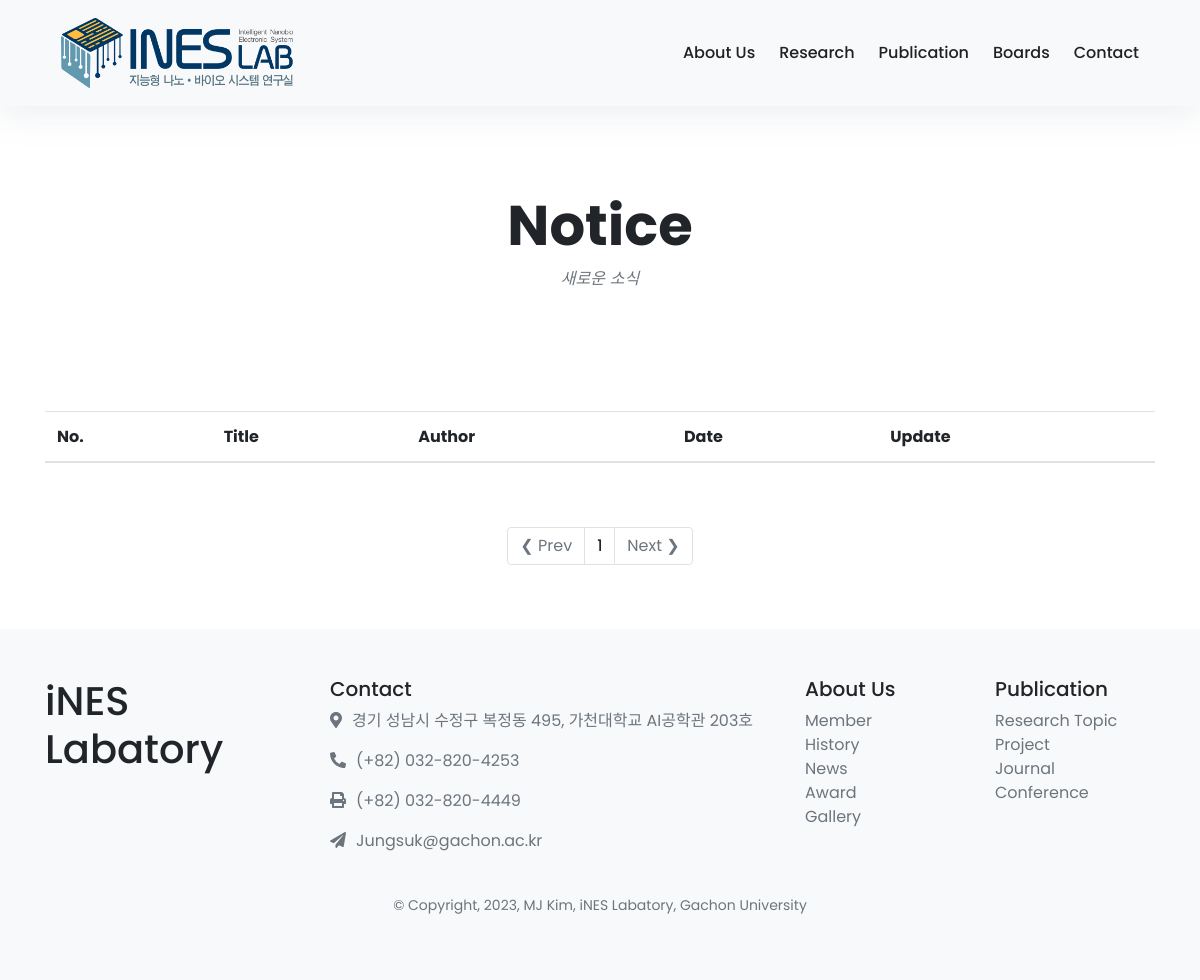
The app's page /notices/, older data.
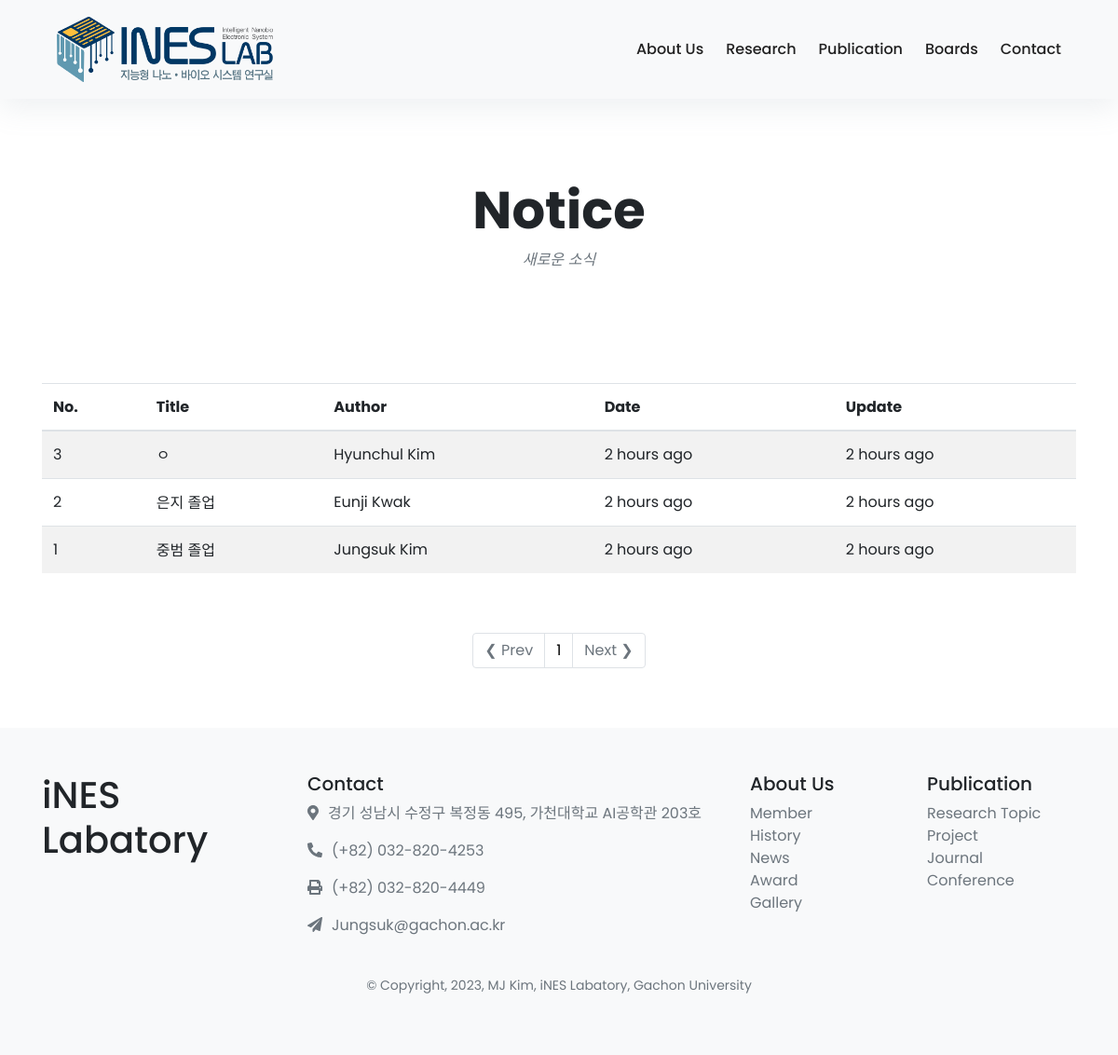
The same page, newer data.
### notice/models.py (models this page shows, shortened)
class Notice(models.Model):
    title = models.CharField(max_length=255)
    created_at = models.DateTimeField(auto_now_add=True)
    updated_at = models.DateTimeField(auto_now=True)
    author = models.ForeignKey(member_list, on_delete=models.CASCADE, related_name='author')
    content = models.TextField()

### member/models.py (models this page shows)
class member_list(models.Model):
    DEGREE_CHOICES = [
        ('CA', 'Co-Advisor'),
        ('PR', 'Professor'),
        ('PD', 'Postdoc'),
        ('PHD', 'PhD'),
        ('MS', 'Master'),
        ('BS', 'Bachelor'),
    ]
    STATUS_CHOICES = [
        ('CU', 'Current'),
        ('AL', 'Alumni'),
    ]
    name = models.CharField(max_length=20, default="Name")
    email = models.EmailField(max_length=254, default="@gachon.ac.kr")
    main_photo = models.FileField(upload_to="upload/%Y/%m/%d/", blank=True)
    hobby_photo = models.FileField(upload_to="upload/%Y/%m/%d/", blank=True)
    motto = models.CharField(max_length=50, default="No data")
    department = models.CharField(max_length=50, default = "Department of Biomedical Engineering")
    degree = models.CharField(max_length=50, choices=DEGREE_CHOICES, default='BS')
    status = models.CharField(max_length=2, choices=STATUS_CHOICES, default='CU')
    def __str__(self):
        return self.name

### notice/views.py (the view)
# urls.py: path('', views.notice_list, name='notice_list'),
def notice_list(request):
    all_notices = Notice.objects.all().order_by('-created_at')
    page        = request.GET.get('page')
    paginator   = Paginator(all_notices, 5) #Painator(쿼리셋, 한 페이지에 몇 개의 포스트를 볼 지)
    notices     = paginator.get_page(page)
    try:
        page_obj = paginator.page(page) #Paginator객체 (뒤에 현재 페이지가 몇 페이지인지 나타냄)
    except PageNotAnInteger: #페이지를 입력하지 않을 시 발생되는 문제
        page     = 1
        page_obj = paginator.page(page)
    except EmptyPage:
        page    = paginator.num_pages #가장 마지막 page를 추출하여 갱신
        page_obj = paginator.page(page)
    leftIndex = (int(page) - 2)
    if leftIndex < 1:
        leftIndex = 1
    rightIndex = (int(page) + 2)
    if rightIndex > paginator.num_pages:
        rightIndex = paginator.num_pages
    custom_range = range(leftIndex, rightIndex+1)
    template = loader.get_template('../templates/labweb/notice.html')
    context = {
        'notices': notices,
        'page_obj':page_obj,
        'paginator': paginator,
        'custom_range': custom_range,
    }
    return HttpResponse(template.render(context, request))

### templates/labweb/notice.html (shortened to what this page needs)
{% extends 'labweb/base.html' %}
{% block content %}
{% load humanize %}
<div class="container py-5">
    <header class="text-center">
    <br><br><br><br><br><br>
    <h1 class="display-4 font-weight-bold">Notice</h1>
    <p class="font-italic text-muted mb-0">새로운 소식</p>
    <br><br><br>
  </header>
  <div class="row mt-5">
    <div class="col-12">
      <table class="table table-hover table-striped">
        <thead>
          <tr>
            <th>No.</th>
            <th>Title</th>
            <th>Author</th>
            <th>Date</th>
            <th>Update</th>
          </tr>
        </thead>
        <tbody>
          {% if notices %}
          {%for notice in notices%}
          <tr>
            <td>{{notice.id}}</td>
            <td>{{notice.title}}</td>
            <td>{{notice.author}}</td>
            <td>{{notice.created_at|naturaltime}}</td>
            <td>{{notice.updated_at|naturaltime}}</td>
          </tr>
          {% endfor %}
          {% endif %}
        </tbody>
      </table>
    </div>
  </div>
   <div class="row mt-5">
    <div class="col-12">
      <nav aria-label="Page navigation example">
       <ul class="pagination justify-content-center">
        {% if page_obj.has_previous %}
          <li class="page-item">
            <a class="page-link" href="?page={{page_obj.previous_page_number}}"> &#10094; Prev </a>
          </li>
        {% else %}
          <li class="page-item disabled">
            <a class="page-link" href="#"> &#10094;  Prev </a>
          </li>
        {% endif %}
        {%for page in custom_range%}
        {%if page == page_obj.number%}
          <li class="page-item">
            <a class="page-link" style="text-decoration:none; color: black;" href="?page={{page}}">{{page}}</a>
          </li>
        {%else%}
        <li class="page-item">
          <a class="page-link"  style="text-decoration:none; color: gray;" href="?page={{page}}">{{page}}</a>
        </li>
        {%endif%}
        {%endfor%}
        {% if page_obj.has_next %}
          <li class="page-item">
            <a class="page-link" href="?page={{ page_obj.next_page_number }}">Next &#10095;</a>
          </li>
        {% else %}
          <li class="page-item disabled">
            <a class="page-link" href="#">Next &#10095;</a>
          </li>
        {% endif %}
      </ul>
     </nav>
    </div>
  </div>
</div>
{% endblock %}

### templates/labweb/base.html (shortened to what this page needs)
<html>
  <head>
    <link rel="stylesheet" href="/static/css/navbar.css">
    <link rel="stylesheet" href="https://cdn.jsdelivr.net/npm/bootstrap@4.6.2/dist/css/bootstrap.min.css">
  </head>
  <body>
      <div class="navigation-wrap bg-light start-header start-style">
        <div class="container">
            <div class="row">
                <div class="col-12">
                    <nav class="navbar navbar-expand-md navbar-light">
                        <a class="navbar-brand" href="/home/#" ><img src="/static/images/logo/Logo2.png" alt="" ></a>
                        <div class="collapse navbar-collapse" id="navbarSupportedContent">
                            <ul class="navbar-nav ml-auto py-4 py-md-0">
                                <li class="nav-item pl-4 pl-md-0 ml-0 ml-md-4">
                                    <a class="nav-link dropdown-toggle" data-toggle="dropdown" href="#" role="button" aria-haspopup="true" aria-expanded="false">About Us</a>
                                </li>
                                <li class="nav-item pl-4 pl-md-0 ml-0 ml-md-4">
                                    <a class="nav-link dropdown-toggle" data-toggle="dropdown" href="#" role="button" aria-haspopup="true" aria-expanded="false">Research</a>
                                </li>
                                <li class="nav-item pl-4 pl-md-0 ml-0 ml-md-4">
                                    <a class="nav-link dropdown-toggle" data-toggle="dropdown" href="#" role="button" aria-haspopup="true" aria-expanded="false">Publication</a>
                                </li>
                                <li class="nav-item pl-4 pl-md-0 ml-0 ml-md-4">
                                    <a class="nav-link dropdown-toggle" data-toggle="dropdown" href="#" role="button" aria-haspopup="true" aria-expanded="false">Boards</a>
                                </li>
                                <li class="nav-item pl-4 pl-md-0 ml-0 ml-md-4">
                                    <a class="nav-link" href="/contact/#">Contact</a>
                                </li>
                            </ul>
                        </div>
                    </nav>
                </div>
            </div>
        </div>
    </div>
     {% block content %}
    {% endblock %}
    <div class="footer-wrap bg-light">
      <footer class="container py-5">
        <div class="row">
          <div class="col-12 col-md-3">
            <h1>iNES Labatory</h1>
          </div>
          <div class="col-6 col-md-5">
            <h5>Contact</h5>
            <ul class="list-unstyled text-small">
              <li class="text-muted" style="font-size:medium; display: flex; align-items: baseline;" >
                <span style="padding-right: 10px; "><i class="fas fa-map-marker-alt text-muted" ></i></span>
                <p class="text-muted">경기 성남시 수정구 복정동 495, 가천대학교 AI공학관 203호</p>
              </li>
              <li class="text-muted" style="font-size:medium; display: flex; align-items: baseline;" >
                <span style="padding-right: 10px;"><i class="fas fa-phone-alt text-muted"></i></span>
                <p class="text-muted"> (+82) 032-820-4253</p>
              </li>
              <li class="text-muted" style="font-size:medium; display: flex; align-items: baseline;" >
                <span style="padding-right: 10px;"><i class="fas fa-print text-muted"></i></span>
                <p class="text-muted"> (+82) 032-820-4449</p>
              </li>
              <li class="text-muted" style="font-size:medium; display: flex; align-items: baseline;" >
                <span style="padding-right: 10px;"><i class="fas fa-paper-plane text-muted"></i></span>
                <p class="text-muted"> Jungsuk@gachon.ac.kr</p>
              </li>
            </ul>
          </div>
          <div class="col-6 col-md-2">
            <h5>About Us</h5>
            <ul class="list-unstyled text-small">
              <li><a class="text-muted" href="/member/filter">Member</a></li>
              <li><a class="text-muted" href="/history/#">History</a></li>
              <li><a class="text-muted" href="/notices/#">News</a></li>
              <li><a class="text-muted" href="/awards/#">Award</a></li>
              <li><a class="text-muted" href="/gallery/#">Gallery</a></li>
            </ul>
          </div>
          <div class="col-6 col-md-2">
            <h5>Publication</h5>
            <ul class="list-unstyled text-small">
              <li><a class="text-muted" href="/topic">Research Topic</a></li>
              <li><a class="text-muted" href="/projects/#">Project</a></li>
              <li><a class="text-muted" href="/publication/journal">Journal</a></li>
              <li><a class="text-muted" href="/publication/conference">Conference</a></li>
            </ul>
          </div>
        </div>
        <small class="d-block mb-3 text-muted" style="text-align: center; margin-top: 10px;">&copy; Copyright, 2023, MJ Kim, iNES Labatory, Gachon University</small>
  </body>
</html>

### static/css/navbar.css (style rules this page uses)
body { font-family: 'Poppins', sans-serif !important; font-size: 16px; line-height: 24px; font-weight: 400; color: #212112; background-image: linear-gradient( to top, rgba(255,255,255,0) 10%, rgba(255,255,255,0.25) 25%, rgba(255,255,255,0.5) 50%, rgba(255,255,255,0.75) 75%, rgba(255,255,255,1) 100% ), url('/static/images/home2.jpeg'); background-position: center bottom ; background-repeat: no-repeat; background-size: 100% 50%; background-color: #fff; overflow-x: hidden; }
.start-header { opacity: 1; transform: translateY(0); padding: 0.3em 0; box-shadow: 0 10px 30px 0 rgba(138, 155, 165, 0.15); -webkit-transition : all 0.3s ease-out; transition : all 0.3s ease-out; }
.navigation-wrap { position: fixed; width: 100%; top: 0; left: 0; z-index: 1000; -webkit-transition : all 0.3s ease-out; transition : all 0.3s ease-out; }
.navbar { padding: 0; }
.navbar-brand img { height: 3.5em; width: auto; display: block; -webkit-transition : all 0.3s ease-out; transition : all 0.3s ease-out; }
.nav-link { color: #212121 !important; font-weight: 500; transition: all 200ms linear; }
.nav-link { position: relative; padding: 5px 0 !important; display: inline-block; }
.nav-item:after { position: absolute; bottom: -5px; left: 0; width: 100%; height: 2px; content: ''; background-color: #1e295d; opacity: 0; transition: all 200ms linear; }
.nav-item { position: relative; transition: all 200ms linear; }
.bg-light { background-color: #fff !important; transition: all 200ms linear; }
.dropdown-toggle::after { display: none !important; }

### templates/labweb/notice.html (style rules this page uses)
.card-body p, a { line-height: 1.0; }

### templates/labweb/base.html (style rules this page uses)
body { font-family: "Big Caslon Medium", sans-serif; }

Row changes from the older to the newer data that the page shows:
added Notice: id "3", title "ㅇ", author "Hyunchul Kim", created_at "2 hours ago", updated_at "2 hours ago"
added Notice: id "2", title "은지 졸업", author "Eunji Kwak", created_at "2 hours ago", updated_at "2 hours ago"
added Notice: id "1", title "중범 졸업", author "Jungsuk Kim", created_at "2 hours ago", updated_at "2 hours ago"
